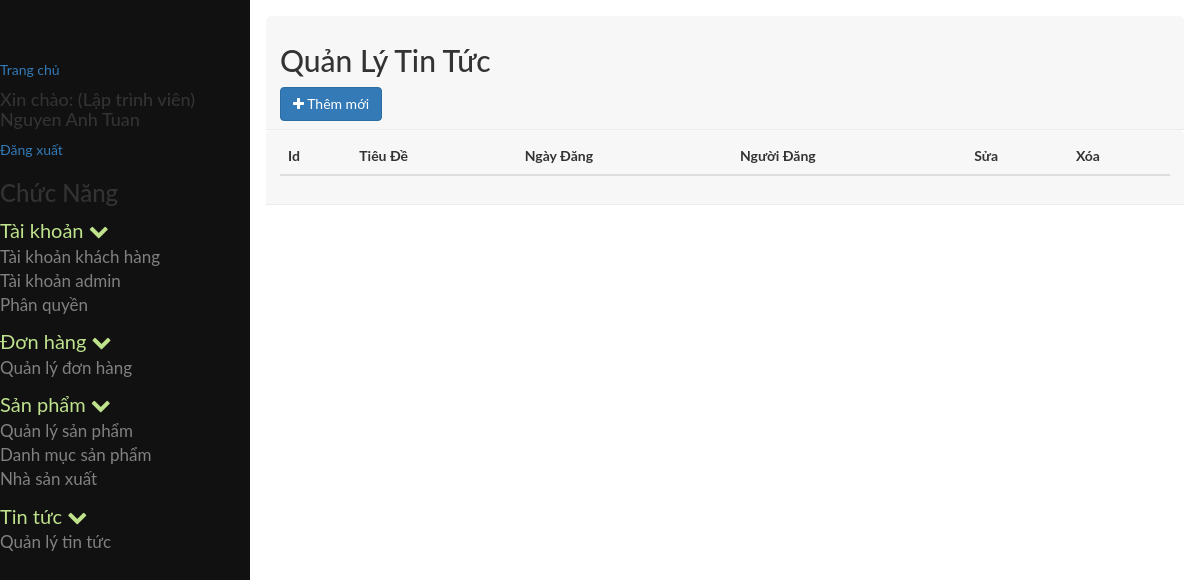
The app's page /index.php?module=quanlytintuc (signed in), older data.
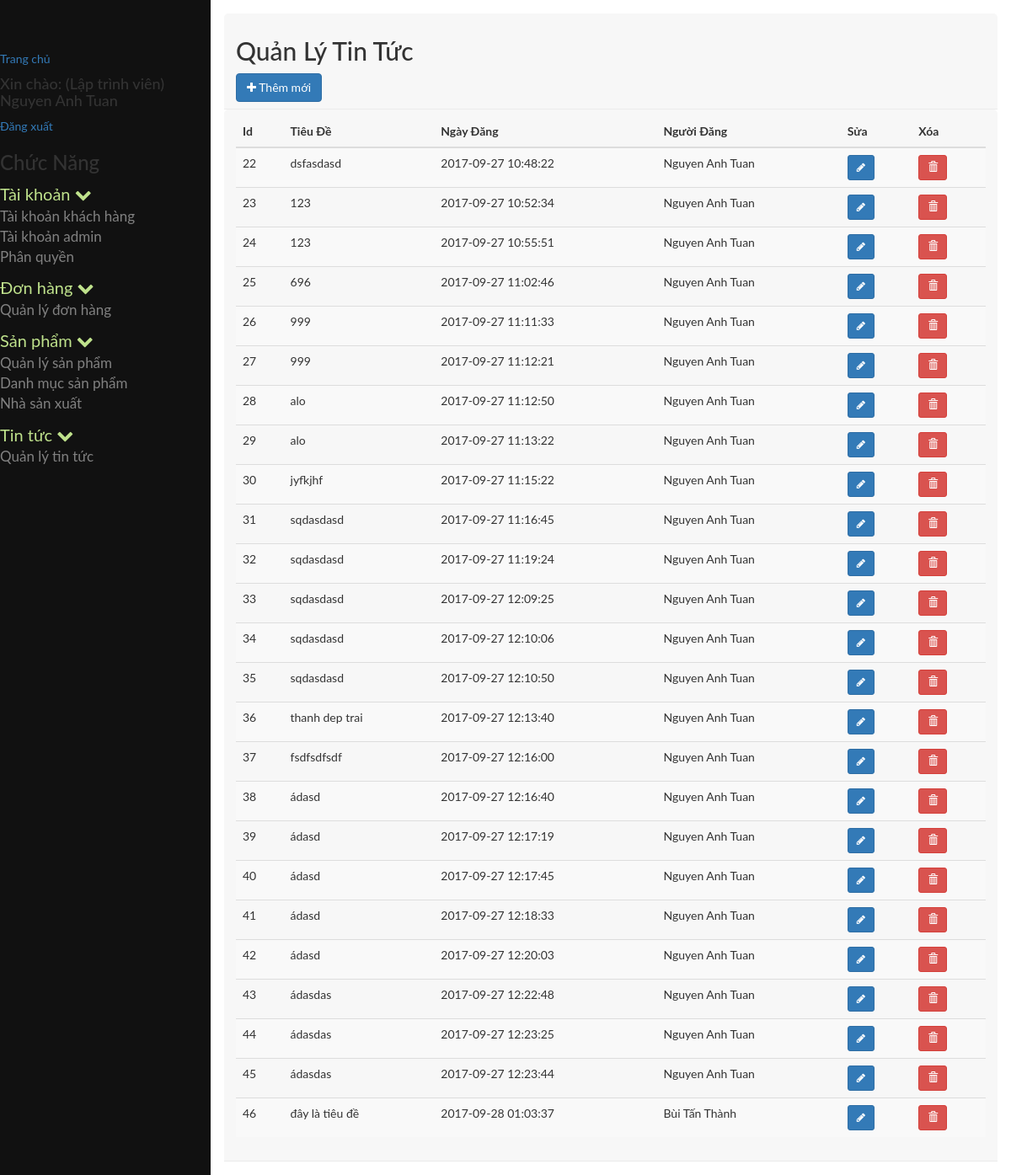
The same page, newer data.
### tables this page shows
CREATE TABLE `tb_phanquyen` (
  `id` int(11) NOT NULL,
  `id_nhom` int(11) NOT NULL,
  `id_chucnang` int(11) NOT NULL
);

CREATE TABLE `tb_chucnang` (
  `id` int(11) NOT NULL,
  `ten` varchar(255) NOT NULL,
  `trangthai` tinyint(4) NOT NULL,
  `url` varchar(255) NOT NULL,
  `f_order` int(11) NOT NULL,
  `id_parent` int(11) NOT NULL,
  `nhanurl` varchar(255) NOT NULL,
  `hienthi` tinyint(4) NOT NULL,
  `bieutuong` varchar(255) NOT NULL
);

CREATE TABLE `tb_tintuc` (
  `id_tintuc` int(11) NOT NULL,
  `tieude` varchar(250) NOT NULL,
  `hinhanh` varchar(250) NOT NULL,
  `noidung` text NOT NULL,
  `ngaydang` timestamp NOT NULL DEFAULT CURRENT_TIMESTAMP,
  `tacgia` varchar(150) NOT NULL
);

### cores/loader.php (called while the page is built, shortened)
<?php
class loader
{
	public function view($name='',$data=array())
	{
		extract($data);
		include BASEPATH.'views/'.$name.'.php' ;
	}
}
?>

### models/phanquyenchucnang.php (called while the page is built, shortened)
<?php
include_once 'JATOVI_Model.php';
class phanquyenchucnang extends JATOVI_Model
{
	private $_table = "tb_phanquyen";
	private $_table2 = "tb_chucnang";
	public function getrole($id_nhom)
	{
		$sql = "SELECT * FROM {$this->_table}  INNER JOIN {$this->_table2} WHERE id_nhom = {$id_nhom} AND {$this->_table}.id_chucnang = {$this->_table2}.id ";
		$query = $this->connection->prepare($sql);
		$query->execute();
		$result = $query->fetchAll();
		return $result;
	}
}
$phanquyenchucnang = new phanquyenchucnang();
?>

### models/JATOVI_Model.php (called while the page is built, shortened)
<?php
class JATOVI_Model
{
	private $host = 'localhost';
	private $dbname = 'project_jatovi';
	private $dbuser = 'root';
	private $dbpass = '';
	function __construct()
	{
		try {
			$this->connection  = new PDO("mysql:host={$this->host};dbname={$this->dbname};charset=utf8",$this->dbuser,$this->dbpass);
		} catch (PDOException $e) {
			echo "(DB connection error) Lỗi kết nối cơ sở dữ liệu: ".$e->getMessage();
		}
	}
}
?>

### models/quanlytintuc_model.php (called while the page is built, shortened)
<?php
include_once 'JATOVI_Model.php';
class quanlytintuc_model extends JATOVI_Model
{
	private $_table = 'tb_tintuc';
	public function getlist()
	{
		$sql = "SELECT * from {$this->_table} ";
		$query = $this->connection->prepare($sql);
 		$query->execute();
		$result = $query->fetchAll();
		return $result;
	}
}
$quanlytintuc_model = new quanlytintuc_model();
?>

### views/tintuc/quanlytintuc.php (the view, shortened to what this page needs)
<div class="row">
	<div class="col-md-12">
		<div class="popover-title">
			<h2>Quản Lý Tin Tức</h2>
            <a href="#add" class="btn btn-primary " data-toggle="modal">
            <i class="fa fa-plus" aria-hidden="true"></i>
                                    Thêm mới
								</a>
		</div>
	</div>
</div>
<div class="row">
	<div class="col-md-12">
		<div class="popover-title">
			<table class="table table-striped">
				<thead>
					<tr>
						<th>Id</th>
						<th>Tiêu Đề </th>
						<th>Ngày Đăng</th>
						<th>Người Đăng</th>
                        <th>Sửa</th>
                        <th>Xóa</th>
					</tr>
				</thead>
				<tbody>
					<?php foreach ($list as $value): ?>
						<tr>
							<td><?=$value['id_tintuc']?></td>
							<td><?=$value['tieude']?></td>
							<td><?=$value['ngaydang']?></td>
							<td><?=$value['tacgia']?></td>
							<td>
								<a href="#edit<?=$value['id_tintuc'];?>" class="btn btn-primary btn-sm" data-toggle="modal">
									<i class="fa fa-pencil" aria-hidden="true"></i>
								</a>
							</td>
							<td>
								<a class="btn btn-danger btn-sm" data-toggle="modal" href="#del<?=$value['id_tintuc'];?>">
									<i class="glyphicon glyphicon-trash " aria-hidden="true"></i>
								</a>
							</td>
						</tr>
					<?php endforeach;?>
				</tbody>
			</table>
		</div>
	</div>
</div>

### index.php (shortened to what this page needs)
<?php
include_once BASEPATH.'/controllers/taikhoan/taikhoankhachhang.php';
include_once BASEPATH.'/controllers/quanlytintuc.php';
$module='';
if (isset($_GET['module'])) {
	$module = $_GET['module'];
}
switch ($module) {
	case 'quanlytintuc':
		$quanlytintuc->dieuhuong();
		break;
}
?>

### controllers/quanlytintuc.php (shortened to what this page needs)
<?php
class quanlytintuc extends JATOVI_Controller
{
	public $action = '';
	public $JATOVI = '';
	function __construct($JATOVI)
	{
		$this->JATOVI = $JATOVI;
	}
	public function dieuhuong()
	{
		switch ($this->action) {
			default:
				$this->index();
				break;
		}
	}
	public function index(){
		include "models/quanlytintuc_model.php";
		$list= $quanlytintuc_model->getlist();
		$data['content'] = 'tintuc/quanlytintuc';
		$data['contentdata'] = array();
		foreach ($list as $key => $value) {
		$data['contentdata']['list'][$key] = $value;
		}
		$data['JATOVI']=$this->JATOVI;
		$this->JATOVI->load->view('master',$data);
		}
}
?>

### views/partial/header.php (shortened to what this page needs)
<!DOCTYPE html>
<html lang="en">
<head>
	<link rel="stylesheet" href="public/vendors/bootstrap-3.3.7-dist/css/bootstrap.min.css">
	<link href="public/vendors/font-awesome/css/font-awesome.min.css" rel="stylesheet">
	<link href="public/vendors/pnotify/dist/pnotify.css" rel="stylesheet">
	<link rel="stylesheet" href="public/scripts/css/style.css">
</head>
<body>

### views/master.php
<?php $JATOVI->load->view('partial/header'); ?>
<div id="wrapper">
	<?php $JATOVI->load->view('partial/sidebar') ?>
	<div id="main">
		<?php $JATOVI->load->view($content, $contentdata) ?>
	</div>
</div>
<?php $JATOVI->load->view('partial/footer'); ?>

### views/partial/sidebar.php (shortened to what this page needs)
<?php
	include_once BASEPATH.'models/phanquyenchucnang.php';
	$chucnang = $phanquyenchucnang->getrole($_SESSION['userGroup']);
	$menu = array();
	foreach ($chucnang as $p) {
		if ($p['id_parent']==0) {
			$child=array();
			foreach ($chucnang as $p2) {
				if ($p2['id_parent']==$p['id']) {
					$child[]=$p2;
				}
			}
			$menu[]=array(
				'parent'=>$p,
				'child'=>$child
			);
		}
	}
?>
<nav class="sidenav" id="mySidenav">
	<a href="<?=base_url?>index.php">Trang chủ</a>
	<h4>Xin chào: <?='('.$_SESSION['userChucdanh'].')'?> <?=$_SESSION['userName']?></h4>
	<a href="<?=base_url?>index.php?module=page&action=page_logout">Đăng xuất</a>
	<h3>Chức Năng</h3>
	<?php foreach($menu as $value): ?>
		<ul>
			<li>
				<a class="parent_text">
					<?php echo $value['parent']['ten']; ?>
					<span class="fa fa-chevron-down"></span>
				</a>
				<ul>
					<?php foreach($value['child'] as $child): ?>
						<li class="<?=$child['hienthi']==0?"hidden":""?>">
							<a href="<?=base_url.'index.php?module='.$child['url']?>">
								<?=$child['ten']?>
							</a>
						</li>
					<?php endforeach; ?>
				</ul>
			</li>
		</ul>
	<?php endforeach; ?>
</nav>

### views/partial/footer.php (shortened to what this page needs)
</body>
</html>

### public/scripts/css/style.css (style rules this page uses)
body { font-family: "Lato", sans-serif; }
body .sidenav { height: 100%; width: 250px; position: fixed; z-index: 1; top: 0; left: 0; background-color: #111; overflow-x: hidden; transition: 0.5s; padding-top: 60px; }
body .sidenav ul { list-style-type: none; padding-left: 0px; }
body .sidenav ul li a { text-decoration: none; font-size: 17px; color: #818181; display: block; transition: 0.3s; }
body .sidenav ul li .parent_text { font-size: 20px; color: #BFE28C; }
body #main { transition: margin-left .5s; margin-left: 250px; padding: 16px; }

Row changes from the older to the newer data that the page shows:
added tb_tintuc: id_tintuc "22", tieude "dsfasdasd", ngaydang "2017-09-27 10:48:22", tacgia "Nguyen Anh Tuan"
added tb_tintuc: id_tintuc "23", tieude "123", ngaydang "2017-09-27 10:52:34", tacgia "Nguyen Anh Tuan"
added tb_tintuc: id_tintuc "24", tieude "123", ngaydang "2017-09-27 10:55:51", tacgia "Nguyen Anh Tuan"
added tb_tintuc: id_tintuc "25", tieude "696", ngaydang "2017-09-27 11:02:46", tacgia "Nguyen Anh Tuan"
added tb_tintuc: id_tintuc "26", tieude "999", ngaydang "2017-09-27 11:11:33", tacgia "Nguyen Anh Tuan"
added tb_tintuc: id_tintuc "27", tieude "999", ngaydang "2017-09-27 11:12:21", tacgia "Nguyen Anh Tuan"
added tb_tintuc: id_tintuc "28", tieude "alo", ngaydang "2017-09-27 11:12:50", tacgia "Nguyen Anh Tuan"
added tb_tintuc: id_tintuc "29", tieude "alo", ngaydang "2017-09-27 11:13:22", tacgia "Nguyen Anh Tuan"
added tb_tintuc: id_tintuc "30", tieude "jyfkjhf", ngaydang "2017-09-27 11:15:22", tacgia "Nguyen Anh Tuan"
added tb_tintuc: id_tintuc "31", tieude "sqdasdasd", ngaydang "2017-09-27 11:16:45", tacgia "Nguyen Anh Tuan"
added tb_tintuc: id_tintuc "32", tieude "sqdasdasd", ngaydang "2017-09-27 11:19:24", tacgia "Nguyen Anh Tuan"
added tb_tintuc: id_tintuc "33", tieude "sqdasdasd", ngaydang "2017-09-27 12:09:25", tacgia "Nguyen Anh Tuan"
added tb_tintuc: id_tintuc "34", tieude "sqdasdasd", ngaydang "2017-09-27 12:10:06", tacgia "Nguyen Anh Tuan"
added tb_tintuc: id_tintuc "35", tieude "sqdasdasd", ngaydang "2017-09-27 12:10:50", tacgia "Nguyen Anh Tuan"
added tb_tintuc: id_tintuc "36", tieude "thanh dep trai", ngaydang "2017-09-27 12:13:40", tacgia "Nguyen Anh Tuan"
added tb_tintuc: id_tintuc "37", tieude "fsdfsdfsdf", ngaydang "2017-09-27 12:16:00", tacgia "Nguyen Anh Tuan"
added tb_tintuc: id_tintuc "38", tieude "ádasd", ngaydang "2017-09-27 12:16:40", tacgia "Nguyen Anh Tuan"
added tb_tintuc: id_tintuc "39", tieude "ádasd", ngaydang "2017-09-27 12:17:19", tacgia "Nguyen Anh Tuan"
added tb_tintuc: id_tintuc "40", tieude "ádasd", ngaydang "2017-09-27 12:17:45", tacgia "Nguyen Anh Tuan"
added tb_tintuc: id_tintuc "41", tieude "ádasd", ngaydang "2017-09-27 12:18:33", tacgia "Nguyen Anh Tuan"
added tb_tintuc: id_tintuc "42", tieude "ádasd", ngaydang "2017-09-27 12:20:03", tacgia "Nguyen Anh Tuan"
added tb_tintuc: id_tintuc "43", tieude "ádasdas", ngaydang "2017-09-27 12:22:48", tacgia "Nguyen Anh Tuan"
added tb_tintuc: id_tintuc "44", tieude "ádasdas", ngaydang "2017-09-27 12:23:25", tacgia "Nguyen Anh Tuan"
added tb_tintuc: id_tintuc "45", tieude "ádasdas", ngaydang "2017-09-27 12:23:44", tacgia "Nguyen Anh Tuan"
added tb_tintuc: id_tintuc "46", tieude "đây là tiêu đề", ngaydang "2017-09-28 01:03:37", tacgia "Bùi Tấn Thành"
